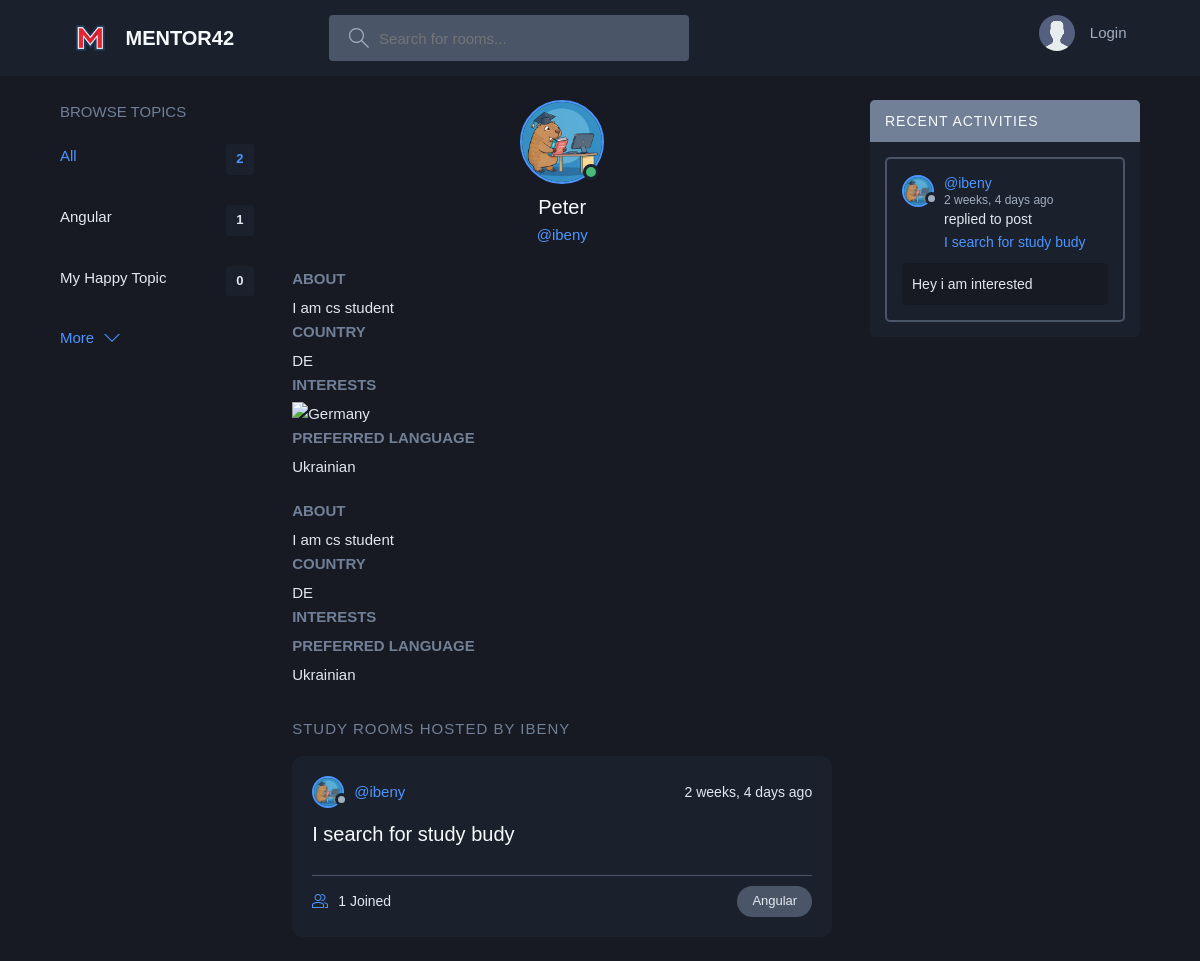
Screenshot of /profile/20/ with the database file from the repository.
### base/models.py (models this page shows, shortened)
class Topic(models.Model):
    name = models.CharField(max_length=100)

class UserDetails(models.Model):
    user = models.OneToOneField(User, on_delete=models.CASCADE, related_name="details")
    is_online = models.BooleanField(default=False)
    last_time_online = models.DateTimeField(blank=True, null=True)
    is_verified = models.BooleanField(default=False)
    date_of_birth = models.DateField(blank=True, null=True)
    preferred_language = models.CharField(max_length=10, blank=True, null=True)  # e.g., 'en', 'de', 'fr'
    country = CountryField(blank=True, null=True)
    bio = models.TextField(blank=True, null=True, max_length=500)
    profile_picture = models.ImageField(upload_to="profile_pictures/", blank=True, null=True)
    github_profile = models.URLField(max_length=200, blank=True, null=True)
    instagram_profile = models.URLField(max_length=200, blank=True, null=True)
    linkedin_profile = models.URLField(max_length=200, blank=True, null=True)
    looking_for_mentor = models.BooleanField(default=False)
    mentor = models.BooleanField(default=False)
    interests = models.TextField(blank=True, null=True)  # Store as a comma-separated string for now
    class Meta:
        verbose_name = "User detail"
        verbose_name_plural = "User details"
    def get_country_flag(self):
        return f'https://cdnjs.cloudflare.com/ajax/libs/flag-icon-css/3.5.0/flags/4x3/{self.country.code.lower()}.svg'

class Room(models.Model):
    host = models.ForeignKey(User, on_delete=models.SET_NULL, null=True)
    topic = models.ForeignKey(Topic, on_delete=models.SET_NULL, null=True)
    name = models.CharField(max_length=100)
    description = models.TextField(null=True, blank=True)
    participants = models.ManyToManyField(User, related_name='participants', blank=True)
    updated = models.DateTimeField(auto_now=True)
    created = models.DateTimeField(auto_now_add=True)
    updatedDate = models.DateField(auto_now=True)
    class Meta:
        ordering = ['-updated', '-created']
    def __str__(self):
        return self.name

class Message(models.Model):
    user = models.ForeignKey(User, on_delete=models.CASCADE)
    room = models.ForeignKey(Room, on_delete=models.CASCADE)
    body = models.TextField()
    updated = models.DateTimeField(auto_now=True)
    created = models.DateTimeField(auto_now_add=True)
    class Meta:
        ordering = ['-updated', '-created']

### base/views.py (the view)
# urls.py: path('profile/<str:pk>/', views.userProfile, name='user-profile'),
def userProfile(request, pk):
    user = User.objects.get(id=pk)
    rooms = user.room_set.all()
    room_messages = user.message_set.all()
    topics = Topic.objects.all()
    context = {'user': user, 'rooms': rooms, 'room_messages': room_messages, 'topics': topics}
    return render(request, 'base/profile.html', context)

### base/templates/base/profile.html (shortened to what this page needs)
{% extends 'main.html' %}
{% load static %}
{% block content %}
    <main class="profile-page layout layout--3">
        <div class="container">
            {% include 'base/topics_component.html' %}
            <div class="roomList">
                <div class="profile">
                    <div class="profile__avatar">
                        <div class="avatar avatar--large active">
                            <img src="{% static 'images/profile_teacher_img.png' %}"/>
                        </div>
                    </div>
                    <div class="profile__info">
                        <h3>{{ user.first_name }}</h3>
                        <p>@{{ user.username }}</p>
                    </div>
                <div>
                     <div class="profile__about">
                        <h3>About</h3>
                        <p>
                            {{ user.details.bio }}
                        </p>
                        <h3>Country</h3>
                        <p>
                            {{ user.details.country }}
                        </p>
                        <h3>Interests</h3>
                        <p>
                            <img src="{{ user.details.get_country_flag }}" alt="{{ user.details.country.name }}" width="32" height="24">
                        </p>
                        <h3>Preferred Language</h3>
                        <p>
                            {{ user.details.preferred_language }}
                        </p>
                    </div>
                    <div class="profile__about">
                        <h3>About</h3>
                        <p>
                            {{ user.details.bio }}
                        </p>
                        <h3>Country</h3>
                        <p>
                            {{ user.details.country }}
                        </p>
                        <h3>Interests</h3>
                        <h3>Preferred Language</h3>
                        <p>
                            {{ user.details.preferred_language }}
                        </p>
                    </div>
                </div>
                </div>
                <div class="roomList__header">
                    <div>
                        <h2>Study Rooms Hosted by {{ user.username }}
                        </h2>
                    </div>
                </div>
                {% include 'base/feed_component.html' %}
            </div>
            {% include 'base/activity_component.html' %}
        </div>
    </main>
{% endblock %}

### base/templates/base/topics_component.html
<div class="topics">
    <div class="topics__header">
        <h2>Browse Topics</h2>
    </div>
    <ul class="topics__list">
        <li>
            <a href="{% url 'home' %}" class="active">All <span>{{ topics.count }}</span></a>
        </li>
        {% for topic in topics %}
            <li>
                <a href="{% url 'home' %}?q={{ topic.name }}">{{ topic.name }}
                    <span>{{ topic.room_set.all.count }}</span></a>
            </li>
        {% endfor %}
    </ul>
    <a class="btn btn--link" href="{% url 'topics' %}">
        More
        <svg version="1.1" xmlns="http://www.w3.org/2000/svg" width="32" height="32" viewBox="0 0 32 32">
            <title>chevron-down</title>
            <path d="M16 21l-13-13h-3l16 16 16-16h-3l-13 13z"></path>
        </svg>
    </a>
</div>

### base/templates/base/feed_component.html (shortened to what this page needs)
{% load static %}
{% for room in rooms %}
    <div class="roomListRoom">
        <div class="roomListRoom__header">
            <a href="{% url 'user-profile' room.host.id %}" class="roomListRoom__author">
                <div class="avatar avatar--small">
                    <img src="{% static 'images/profile_teacher_img.png' %}"/>
                </div>
                <span>@{{ room.host.username }}</span>
            </a>
            <div class="roomListRoom__actions">
                <span>{{ room.created|timesince }} ago</span>
            </div>
        </div>
        <div class="roomListRoom__content">
            <a href="{% url 'room' room.id %}">{{ room.name }}</a>
        </div>
        <div class="roomListRoom__meta">
            <a href="{% url 'room' room.id %}" class="roomListRoom__joined">
                {{ room.participants.all.count }} Joined
            </a>
            <p class="roomListRoom__topic">{{ room.topic.name }}</p>
        </div>
    </div>
{% endfor %}

### base/templates/base/activity_component.html (shortened to what this page needs)
{% load static %}
<div class="activities">
    <div class="activities__header">
        <h2>Recent Activities</h2>
    </div>
    {% for message in room_messages %}
        <div class="activities__box">
            <div class="activities__boxHeader roomListRoom__header">
                <a href="{% url 'user-profile' message.user.id %}" class="roomListRoom__author">
                    <div class="avatar avatar--small">
                        <img src="{% static 'images/profile_teacher_img.png' %}"/>
                    </div>
                    <p>
                        @{{ message.user }}
                        <span>{{ message.created|timesince }} ago</span>
                    </p>
                </a>
            </div>
            <div class="activities__boxContent">
                <p>replied to post <a href="{% url 'room' message.room.id %}">{{ message.room }}</a></p>
                <div class="activities__boxRoomContent">
                    {{ message.body }}
                </div>
            </div>
        </div>
    {% endfor %}
</div>

### rows the page displays
Topic: name "Angular", room_set.all.count "1"
Topic: name "My Happy Topic", room_set.all.count "0"
Room: host.username "ibeny", created "2 weeks, 4 days", name "I search for study budy", participants.all.count "1", topic.name "Angular"
Message: user "ibeny", created "2 weeks, 4 days", room "I search for study budy", body "Hey i am interested"

### other values shown
{{ topics.count }} "2"
{{ user.first_name }} "Peter"
{{ user.username }} "ibeny"
{{ user.details.bio }} "I am cs student"
{{ user.details.country }} "DE"
{{ user.details.preferred_language }} "Ukrainian"
{{ user.username }} "IBENY"
